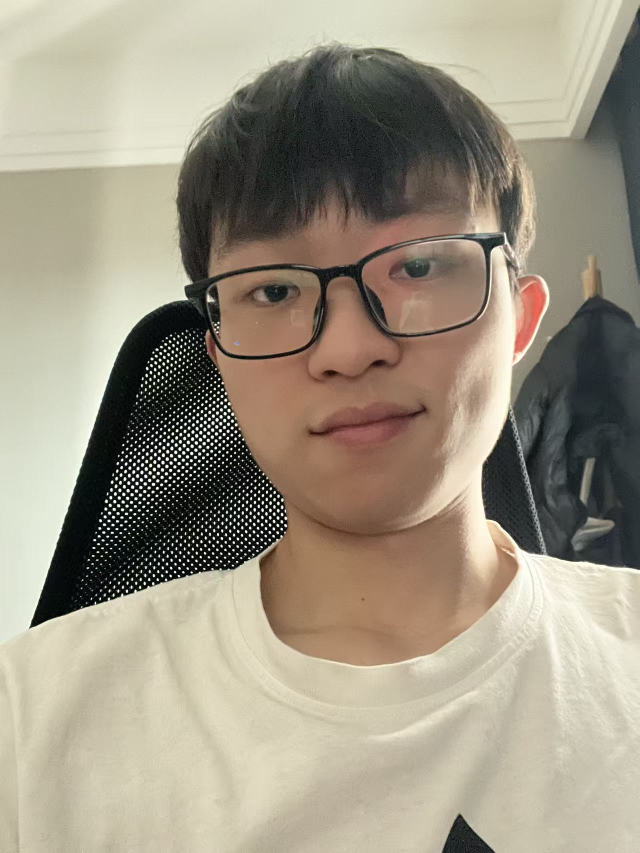
#> input picture data/82051e3a45d9ba0e1113f2627ea0be3a.jpg, 1279 x 1706 px (shown at 1/2 size)
$ python process_portrait.py ../data/82051e3a45d9ba0e1113f2627ea0be3a.jpg out.png
#> lines starting #> are read from the running program, lines starting #| are printed output that depends on the picture; after the words box and inside, x2 and y2 are one past the last pixel; in counts of white or black regions, pixels touching at a corner belong together
#!/usr/bin/env python3
"""Create the homepage portrait using deterministic, traditional CV operations."""

from __future__ import annotations

import argparse
from pathlib import Path

import cv2
import numpy as np


def gray_world_white_balance(image: np.ndarray) -> np.ndarray:
    image_f = image.astype(np.float32)
    channel_means = image_f.reshape(-1, 3).mean(axis=0)
    target = float(channel_means.mean())
    scales = np.clip(target / np.maximum(channel_means, 1.0), 0.82, 1.18)
    return np.clip(image_f * scales, 0, 255).astype(np.uint8)


def enhance_subject(image: np.ndarray) -> np.ndarray:
    balanced = gray_world_white_balance(image)
    lab = cv2.cvtColor(balanced, cv2.COLOR_BGR2LAB)
    lightness, channel_a, channel_b = cv2.split(lab)
    lightness = cv2.createCLAHE(clipLimit=1.65, tileGridSize=(10, 10)).apply(lightness)
    enhanced = cv2.cvtColor(cv2.merge((lightness, channel_a, channel_b)), cv2.COLOR_LAB2BGR)
    enhanced = cv2.bilateralFilter(enhanced, 7, 28, 28)
    soft = cv2.GaussianBlur(enhanced, (0, 0), 1.3)
    return cv2.addWeighted(enhanced, 1.18, soft, -0.18, 0)


def crop_four_by_five(image: np.ndarray) -> np.ndarray:
    height, width = image.shape[:2]
    target_height = int(round(width * 5 / 4))
    if target_height <= height:
        # Preserve the hair and eyes; trim more from the lower shirt than the top.
        top = max(0, min(28, height - target_height))
        return image[top : top + target_height]

    target_width = int(round(height * 4 / 5))
    left = max(0, (width - target_width) // 2)
    return image[:, left : left + target_width]


def foreground_mask(image: np.ndarray) -> np.ndarray:
    height, width = image.shape[:2]
    mask = np.full((height, width), cv2.GC_PR_BGD, dtype=np.uint8)

    # Strong background seeds in the upper corners and outer side strips.
    mask[: int(height * 0.22), : int(width * 0.25)] = cv2.GC_BGD
    mask[: int(height * 0.18), int(width * 0.82) :] = cv2.GC_BGD
    mask[int(height * 0.3) :, : int(width * 0.035)] = cv2.GC_BGD
    mask[int(height * 0.3) :, int(width * 0.965) :] = cv2.GC_BGD

    # Probable and definite foreground seeds for hair, face, neck, and shirt.
    cv2.ellipse(
        mask,
        (int(width * 0.53), int(height * 0.43)),
        (int(width * 0.39), int(height * 0.41)),
        0,
        0,
        360,
        cv2.GC_PR_FGD,
        -1,
    )
    cv2.ellipse(
        mask,
        (int(width * 0.52), int(height * 0.48)),
        (int(width * 0.27), int(height * 0.29)),
        0,
        0,
        360,
        cv2.GC_FGD,
        -1,
    )
    shirt = np.array(
        [
            [int(width * 0.06), height - 1],
            [int(width * 0.12), int(height * 0.78)],
            [int(width * 0.38), int(height * 0.68)],
            [int(width * 0.66), int(height * 0.68)],
            [int(width * 0.93), int(height * 0.78)],
            [width - 1, height - 1],
        ],
        dtype=np.int32,
    )
    cv2.fillPoly(mask, [shirt], cv2.GC_PR_FGD)
    cv2.ellipse(
        mask,
        (int(width * 0.52), int(height * 0.9)),
        (int(width * 0.34), int(height * 0.18)),
        0,
        0,
        360,
        cv2.GC_FGD,
        -1,
    )

    bg_model = np.zeros((1, 65), np.float64)
    fg_model = np.zeros((1, 65), np.float64)
    cv2.grabCut(image, mask, None, bg_model, fg_model, 7, cv2.GC_INIT_WITH_MASK)
    binary = np.where((mask == cv2.GC_FGD) | (mask == cv2.GC_PR_FGD), 255, 0).astype(np.uint8)

    binary = cv2.morphologyEx(binary, cv2.MORPH_CLOSE, np.ones((13, 13), np.uint8))
    binary = cv2.morphologyEx(binary, cv2.MORPH_OPEN, np.ones((5, 5), np.uint8))
    return cv2.GaussianBlur(binary, (0, 0), 7.5)


def colorize_background(image: np.ndarray) -> np.ndarray:
    blurred = cv2.GaussianBlur(image, (0, 0), 13)
    gray = cv2.cvtColor(blurred, cv2.COLOR_BGR2GRAY).astype(np.float32) / 255.0
    gray = np.power(gray, 0.82)

    shadow = np.array([26, 13, 7], dtype=np.float32)  # BGR: deep navy
    mid = np.array([83, 48, 20], dtype=np.float32)  # muted blue
    light = np.array([145, 53, 75], dtype=np.float32)  # violet highlight
    first = shadow + (mid - shadow) * np.minimum(gray[..., None] * 2, 1)
    second_mix = np.maximum(gray[..., None] * 2 - 1, 0)
    toned = first * (1 - second_mix) + light * second_mix

    # Cyan/magenta edge echoes, created only from the original pixels.
    edges = cv2.Canny(cv2.cvtColor(image, cv2.COLOR_BGR2GRAY), 64, 142)
    edges = cv2.GaussianBlur(edges, (0, 0), 1.1).astype(np.float32) / 255.0
    cyan = np.roll(edges, 5, axis=1)[..., None] * np.array([110, 68, 0], dtype=np.float32)
    magenta = np.roll(edges, -5, axis=1)[..., None] * np.array([48, 0, 88], dtype=np.float32)
    toned += cyan + magenta

    height, width = gray.shape
    overlay = np.zeros_like(toned)
    # Perspective-free technical grid and scanlines.
    for x in range(0, width, 56):
        overlay[:, x : x + 1] += np.array([28, 20, 4])
    for y in range(0, height, 56):
        overlay[y : y + 1, :] += np.array([28, 20, 4])
    overlay[::6, :, :] += np.array([8, 5, 2])
    toned += overlay

    # A diagonal cyan light band gives the image a stronger editorial focal line.
    yy, xx = np.mgrid[:height, :width]
    band = np.exp(-((xx - 0.18 * width - 0.23 * yy) ** 2) / (2 * (0.12 * width) ** 2))
    toned += band[..., None] * np.array([34, 25, 0], dtype=np.float32)
    return np.clip(toned, 0, 255).astype(np.uint8)


def add_silhouette_glow(canvas: np.ndarray, alpha: np.ndarray) -> np.ndarray:
    hard = (alpha > 0.5).astype(np.uint8) * 255
    outer = cv2.dilate(hard, np.ones((21, 21), np.uint8))
    inner = cv2.erode(hard, np.ones((9, 9), np.uint8))
    rim = cv2.GaussianBlur(cv2.subtract(outer, inner), (0, 0), 7).astype(np.float32) / 255.0
    glow = np.zeros_like(canvas, dtype=np.float32)
    glow += rim[..., None] * np.array([90, 72, 6], dtype=np.float32)
    return np.clip(canvas.astype(np.float32) + glow, 0, 255).astype(np.uint8)


def process(input_path: Path, output_path: Path) -> None:
    image = cv2.imread(str(input_path), cv2.IMREAD_COLOR)
    if image is None:
        raise SystemExit(f"Unable to read image: {input_path}")

    image = crop_four_by_five(image)
    image = cv2.resize(image, (1200, 1500), interpolation=cv2.INTER_LANCZOS4)
    subject = enhance_subject(image)
    alpha_u8 = foreground_mask(image)
    alpha = alpha_u8.astype(np.float32) / 255.0
    background = colorize_background(image)
    background = add_silhouette_glow(background, alpha)

    # Preserve the subject pixels; all stylization lives mostly behind the person.
    composite = (
        subject.astype(np.float32) * alpha[..., None]
        + background.astype(np.float32) * (1.0 - alpha[..., None])
    )

    # Restrained global grade ties foreground and background together.
    composite[..., 0] *= 1.025
    composite[..., 1] *= 1.005
    composite[..., 2] *= 0.99
    composite = np.clip(composite, 0, 255).astype(np.uint8)

    output_path.parent.mkdir(parents=True, exist_ok=True)
    if not cv2.imwrite(str(output_path), composite, [cv2.IMWRITE_JPEG_QUALITY, 94]):
        raise SystemExit(f"Unable to write image: {output_path}")


def main() -> None:
    parser = argparse.ArgumentParser()
    parser.add_argument("input", type=Path)
    parser.add_argument("output", type=Path)
    args = parser.parse_args()
    process(args.input, args.output)
#> in process, image is the input picture: shape (1706, 1279, 3); mean B, G, R 131.8, 149.1, 157.6
#> in crop_four_by_five, `return image[top : top + target_height]`:
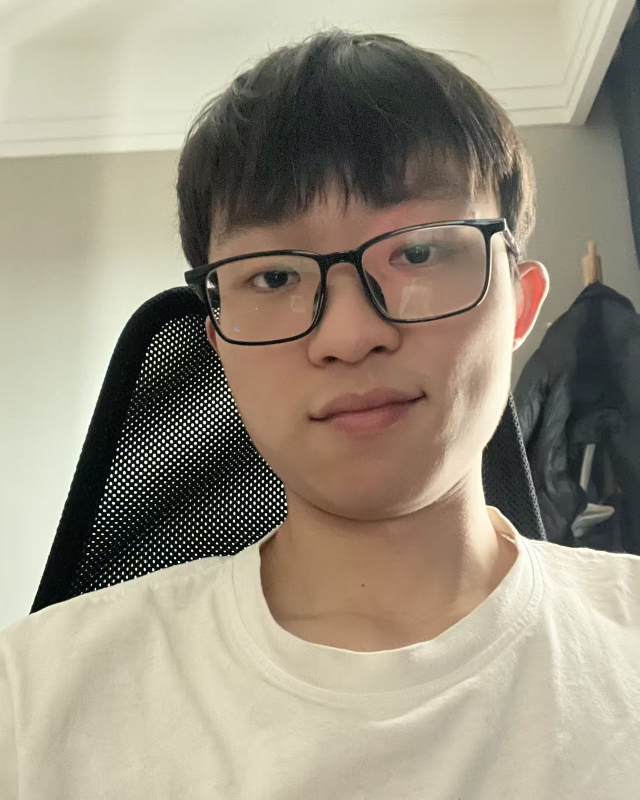
#> returned value: shape (1599, 1279, 3) (shown at 1/2 size); mean of channels 0, 1, 2 129.2, 146.2, 154.9; drawn as B, G, R
#> in gray_world_white_balance, `channel_means = image_f.reshape(-1, 3).mean(axis=0)`: channel_means = [129.2, 146.1, 154.9]
#> in gray_world_white_balance, `target = float(channel_means.mean())`: target = 143.4
#> in gray_world_white_balance, `scales = np.clip(target / np.maximum(channel_means, 1.0), 0.82, 1.18)`: scales = [1.11, 0.981, 0.926]
#> in gray_world_white_balance, `return np.clip(image_f * scales, 0, 255).astype(np.uint8)`:
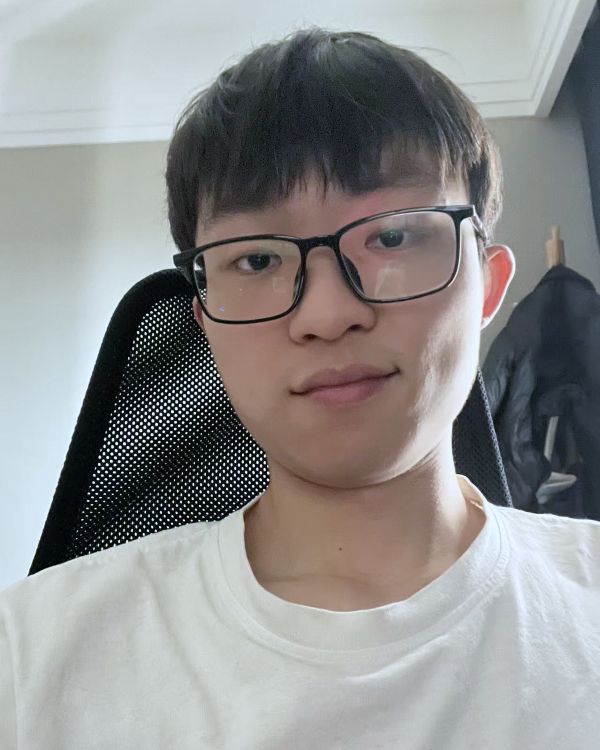
#> returned value: shape (1500, 1200, 3) (shown at 1/2 size); mean of channels 0, 1, 2 142.7, 143, 142.9; drawn as B, G, R
#> in enhance_subject, `lab = cv2.cvtColor(balanced, cv2.COLOR_BGR2LAB)`: lab: shape (1500, 1200, 3); mean of channels 0, 1, 2 148.5, 128.3, 128.3
#> in enhance_subject, `lightness, channel_a, channel_b = cv2.split(lab)`:
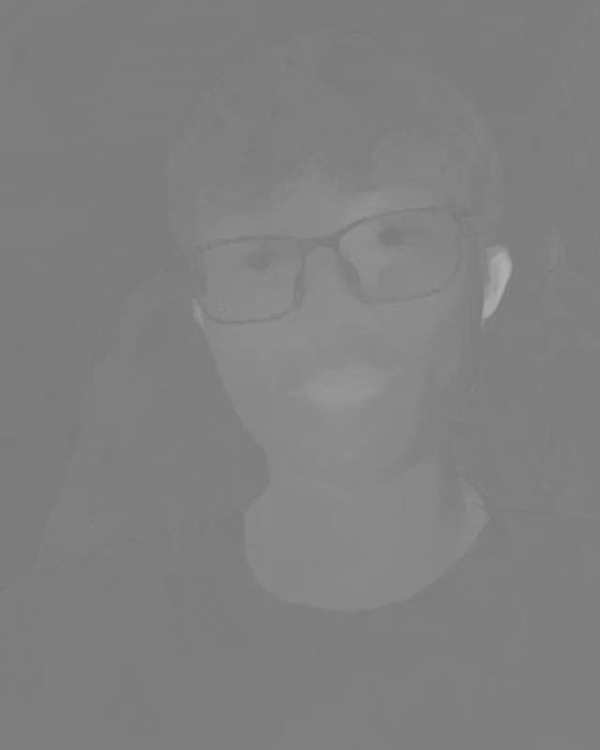
#> channel_a: shape (1500, 1200) (shown at 1/2 size); min 119, max 177, mean 128.3
#> in enhance_subject, `lightness = cv2.createCLAHE(clipLimit=1.65, tileGridSize=(10, 10)).app..`:
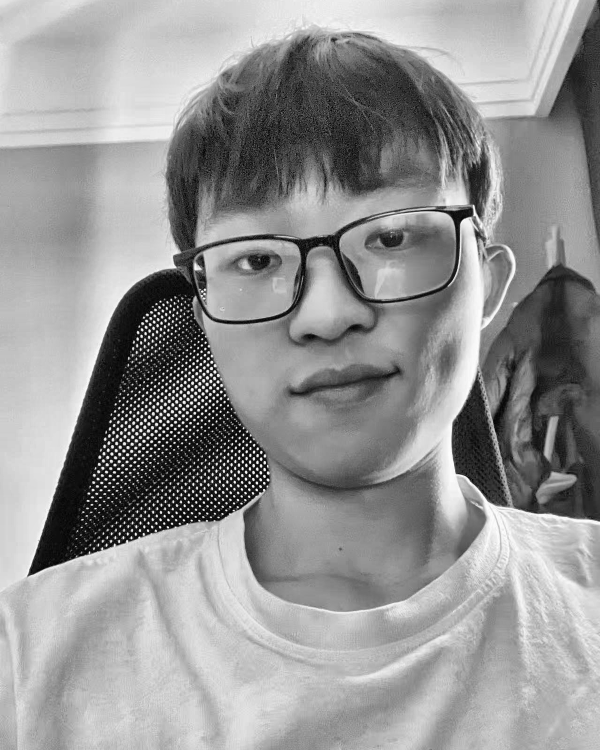
#> lightness: shape (1500, 1200) (shown at 1/2 size); min 0, max 254, mean 147.8
#> in enhance_subject, `enhanced = cv2.cvtColor(cv2.merge((lightness, channel_a, channel_b)), ..`:
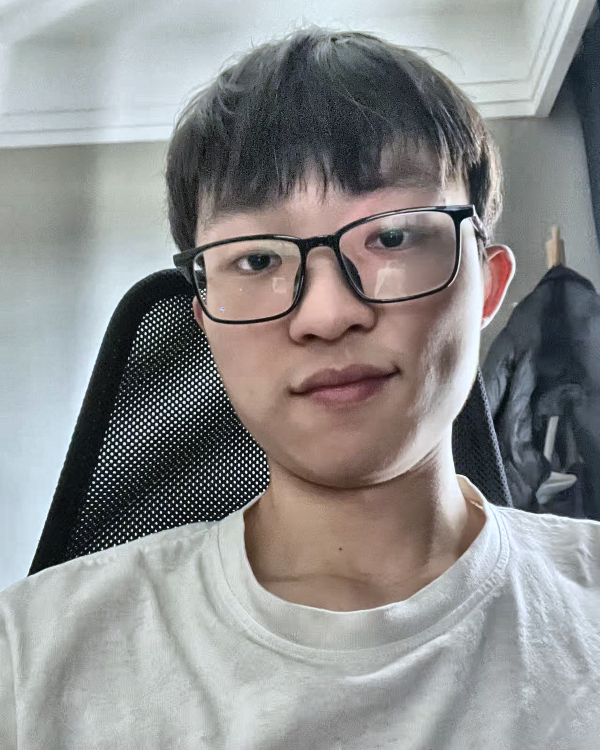
#> enhanced: shape (1500, 1200, 3) (shown at 1/2 size); mean B, G, R 141.7, 142, 142
#> in foreground_mask, `cv2.fillPoly(mask, [shirt], cv2.GC_PR_FGD)`:
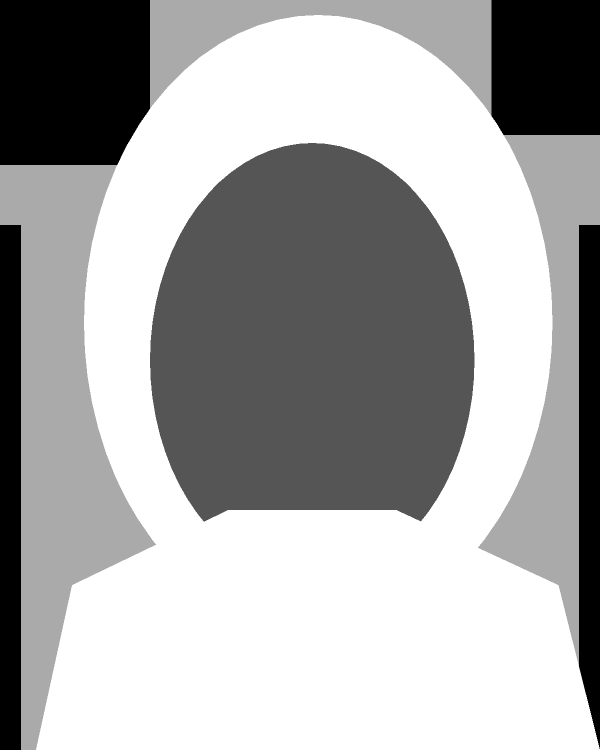
#> mask: shape (1500, 1200) (shown at 1/2 size); min 0, max 3, mean 1.98; drawn with min black and max white
#> in foreground_mask, `cv2.ellipse( mask, (int(width * 0.52), int(height * 0.9)), (int(width ..`:
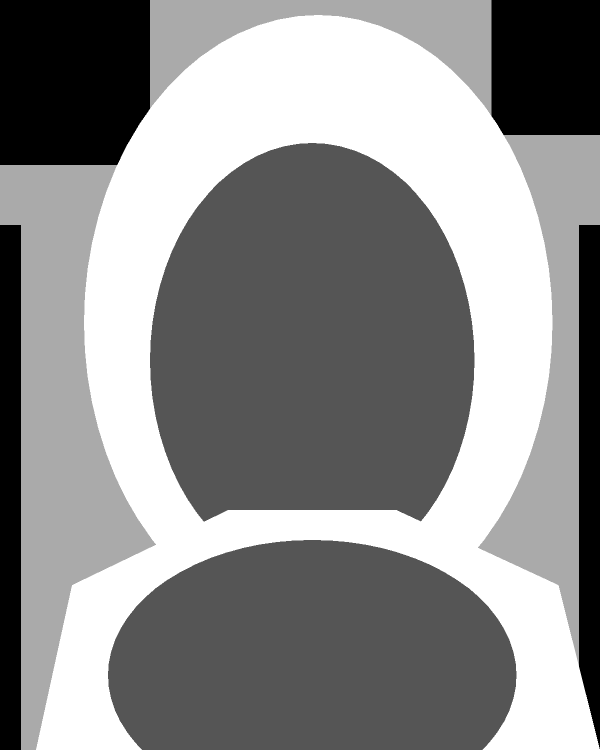
#> mask: shape (1500, 1200) (shown at 1/2 size); 16.05% of pixels changed, all inside (x1, y1, x2, y2) = (216, 1080, 1033, 1500); drawn with min black and max white
#> (the run stopped early here; a loop or call above may not have finished)
